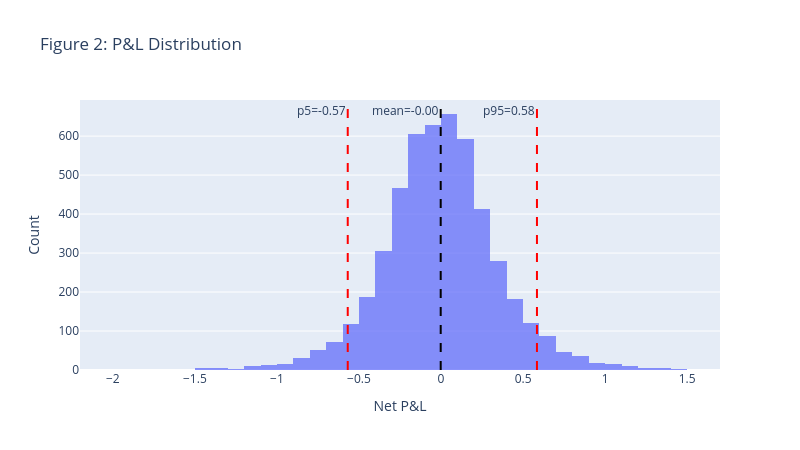

Notebook cell for this chart:
### Markdown cell above
## 9. Figure 2 — P&L Distribution Across Monte Carlo Paths
Histogram with mean, median, and 5th/95th percentile markers; optional overlay for multiple frequencies.

### Code cell
res_mc = simulate_delta_hedge_paths_mc(
    S0=S0, K=K, r=r, sigma_real=sigma_real, sigma_imp=sigma_imp, T=T,
    n_steps=n_steps_default, n_paths=n_paths, seed=GLOBAL_SEED+3, transaction_cost_bps=transaction_cost_bps
)

pnl = res_mc['pnl']
mean_val = float(np.mean(pnl))
median_val = float(np.median(pnl))
p5, p95 = np.percentile(pnl, [5, 95])

fig2 = px.histogram(x=pnl, nbins=60, opacity=0.75, title='Figure 2: P&L Distribution')
for x, name, color in [
    (mean_val, f"mean={mean_val:.2f}", 'black'),
    (p5, f"p5={p5:.2f}", 'red'),
    (p95, f"p95={p95:.2f}", 'red'),
]:
    fig2.add_vline(x=x, line_dash='dash', line_color=color, annotation_text=name, annotation_position='top left')

fig2.update_layout(xaxis_title='Net P&L', yaxis_title='Count', width=800, height=450)
fig2.show()

### Figure 1 — Plotly figure (JSON) as saved in the notebook; plotly's stock layout.template omitted (floating-point values rounded to 4 significant figures; data arrays with more than 128 entries replaced by an {"elided": "..."} marker saying what was removed)
{"data": [{"bingroup": "x", "hovertemplate": "x=%{x}<br>count=%{y}<extra></extra>", "legendgroup": "", "marker": {"color": "#636efa", "opacity": 0.75, "pattern": {"shape": ""}}, "name": "", "nbinsx": 60, "orientation": "v", "showlegend": false, "type": "histogram", "x": {"elided": "5000 float values"}, "xaxis": "x", "yaxis": "y"}], "layout": {"annotations": [{"showarrow": false, "text": "mean=-0.00", "x": -0.001959, "xanchor": "right", "xref": "x", "y": 1, "yanchor": "top", "yref": "y domain"}, {"showarrow": false, "text": "p5=-0.57", "x": -0.5685, "xanchor": "right", "xref": "x", "y": 1, "yanchor": "top", "yref": "y domain"}, {"showarrow": false, "text": "p95=0.58", "x": 0.5846, "xanchor": "right", "xref": "x", "y": 1, "yanchor": "top", "yref": "y domain"}], "barmode": "relative", "height": 450, "legend": {"tracegroupgap": 0}, "shapes": [{"line": {"color": "black", "dash": "dash"}, "type": "line", "x0": -0.001959, "x1": -0.001959, "xref": "x", "y0": 0, "y1": 1, "yref": "y domain"}, {"line": {"color": "red", "dash": "dash"}, "type": "line", "x0": -0.5685, "x1": -0.5685, "xref": "x", "y0": 0, "y1": 1, "yref": "y domain"}, {"line": {"color": "red", "dash": "dash"}, "type": "line", "x0": 0.5846, "x1": 0.5846, "xref": "x", "y0": 0, "y1": 1, "yref": "y domain"}], "title": {"text": "Figure 2: P&L Distribution"}, "width": 800, "xaxis": {"anchor": "y", "domain": [0, 1], "title": {"text": "Net P&L"}}, "yaxis": {"anchor": "x", "domain": [0, 1], "title": {"text": "Count"}}}}
